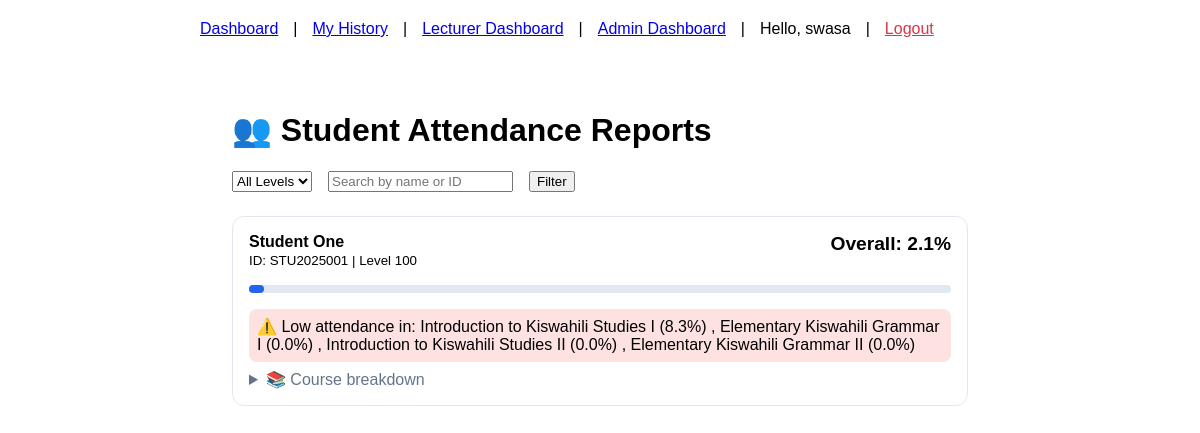
The page /student-report/ (signed in) on the database its author committed.
### attendance/models.py (models this page shows, shortened)
class UserProfile(models.Model):
    user = models.OneToOneField(User, on_delete=models.CASCADE)
    level = models.ForeignKey(Level, on_delete=models.SET_NULL, null=True, blank=True)
    student_id_number = models.CharField(max_length=50, blank=True, null=True)

class Level(models.Model):
    name = models.CharField(max_length=10, unique=True)

class Course(models.Model):
    code = models.CharField(max_length=20, unique=True)
    name = models.CharField(max_length=100)
    level = models.ForeignKey(Level, on_delete=models.CASCADE)
    semester = models.ForeignKey(Semester, on_delete=models.CASCADE)

### attendance/views.py (the view, shortened to what this page needs)
# urls.py: path("student-report/", views.student_attendance_report, name="student_report"),
@staff_member_required
def student_attendance_report(request, student_id=None):
    students = UserProfile.objects.select_related('user', 'level').all()
    level_id = request.GET.get('level')
    if level_id:
        students = students.filter(level_id=level_id)
    search_query = request.GET.get('search')
    if student_id:
        students = students.filter(id=student_id)
    student_data = []
    for profile in students:
        attendance_records = AttendanceRecord.objects.filter(
            student=profile.user
        ).select_related('class_session__course')
        course_attendance = {}
        courses = Course.objects.filter(level=profile.level)
        for course in courses:
            total_sessions = ClassSession.objects.filter(course=course).count()
            attended = attendance_records.filter(class_session__course=course).count()
            percentage = (attended / total_sessions * 100) if total_sessions > 0 else 0
            course_attendance[course.code] = {
                'name': course.name,
                'attended': attended,
                'total': total_sessions,
                'percentage': round(percentage, 1)
            }
        total_attended = len(attendance_records)
        total_possible = sum(c['total'] for c in course_attendance.values())
        attendance_percentage = (total_attended / total_possible * 100) if total_possible > 0 else 0
        alerts = []
        for course_code, data in course_attendance.items():
            if data['percentage'] < 75 and data['total'] > 0:
                alerts.append({
                    'course': data['name'],
                    'percentage': data['percentage'],
                })
        student_data.append({
            'profile': profile,
            'attendance_percentage': round(attendance_percentage, 1),
            'course_attendance': course_attendance,
            'alerts': alerts,
        })
    context = {
        'students': student_data,
        'levels': Level.objects.all(),
        'selected_level': level_id,
        'search_query': search_query,
    }
    return render(request, 'attendance/student_report.html', context)

### attendance/templates/attendance/student_report.html (shortened to what this page needs)
{% extends "attendance/base.html" %}
{% block content %}
<div class="wrap" style="max-width:1400px;margin:0 auto;padding:2rem">
  <h1>👥 Student Attendance Reports</h1>
  <form method="get" style="margin-bottom:1.5rem;display:flex;gap:1rem;flex-wrap:wrap">
    <select name="level">
      <option value="">All Levels</option>
    </select>
    <input type="text" name="search" placeholder="Search by name or ID" value="{{ search_query|default:'' }}">
    <button type="submit">Filter</button>
  </form>
  {% for student in students %}
  <div style="background:white;border:1px solid #e2e8f0;border-radius:12px;margin-bottom:1rem;padding:1rem">
    <div style="display:flex;justify-content:space-between;flex-wrap:wrap">
      <div>
        <strong>{{ student.profile.user.get_full_name|default:student.profile.user.username }}</strong><br>
        <small>ID: {{ student.profile.student_id_number|default:"-" }} | Level {{ student.profile.level.name }}</small>
      </div>
      <div style="font-size:1.2rem;font-weight:700">
        Overall: {{ student.attendance_percentage }}%
      </div>
    </div>
    <div style="background:#e2e8f0;height:8px;border-radius:4px;margin:1rem 0">
      <div style="width:{{ student.attendance_percentage }}%;height:100%;background:#2563eb;border-radius:4px"></div>
    </div>
    {% if student.alerts %}
    <div style="background:#fee2e2;padding:.5rem;border-radius:8px;margin-bottom:.5rem">
      ⚠️ Low attendance in:
      {% for alert in student.alerts %}
      {{ alert.course }} ({{ alert.percentage }}%)
      {% if not forloop.last %}, {% endif %}
      {% endfor %}
    </div>
    {% endif %}
    <details>
      <summary style="cursor:pointer;color:#64748b">📚 Course breakdown</summary>
    </details>
  </div>
  {% empty %}
  <p>No students found.</p>
  {% endfor %}
</div>
{% endblock %}

### attendance/templates/attendance/base.html (shortened to what this page needs)
<!DOCTYPE html>
<html>
<head>
</head>
<body>
    <nav>
        {% if user.is_authenticated %}
            <a href="{% url 'attendance:dashboard' %}">Dashboard</a> |
            <a href="{% url 'attendance:history' %}">My History</a> |
            {% if user.is_staff or user.is_superuser %}
                <a href="{% url 'attendance:lecturer_dashboard' %}">Lecturer Dashboard</a> |
            {% endif %}
            {% if user.is_superuser %}
                <a href="{% url 'attendance:admin_dashboard' %}">Admin Dashboard</a> |
            {% endif %}
            <span>Hello, {{ user.username }}</span> |
            <form method="post" action="{% url 'logout' %}" class="logout-form">
                <button type="submit" class="logout-btn">Logout</button>
            </form>
        {% else %}
            <a href="{% url 'login' %}">Login</a>
        {% endif %}
    </nav>
    {% block content %}{% endblock %}
</body>
</html>

### attendance/templates/attendance/base.html (style rules this page uses)
body { font-family: Arial, sans-serif; max-width: 800px; margin: 0 auto; padding: 20px; }
nav { margin-bottom: 20px; display: flex; gap: 15px; align-items: center; flex-wrap: wrap; }
.logout-form { display: inline; }
.logout-btn { background: none; border: none; color: #dc3545; cursor: pointer; font-size: 16px; text-decoration: underline; padding: 0; }

### rows shown on the page
UserProfile: profile.user.get_full_name "Student One", profile.student_id_number "STU2025001", profile.level.name "100", attendance_percentage "2.1", percentage "8.3" "0.0" "0.0" "0.0"
Course: course "Introduction to Kiswahili Studies I"
Course: course "Elementary Kiswahili Grammar I"
Course: course "Introduction to Kiswahili Studies II"
Course: course "Elementary Kiswahili Grammar II"

### other values the page prints
{{ user.username }} "swasa"
